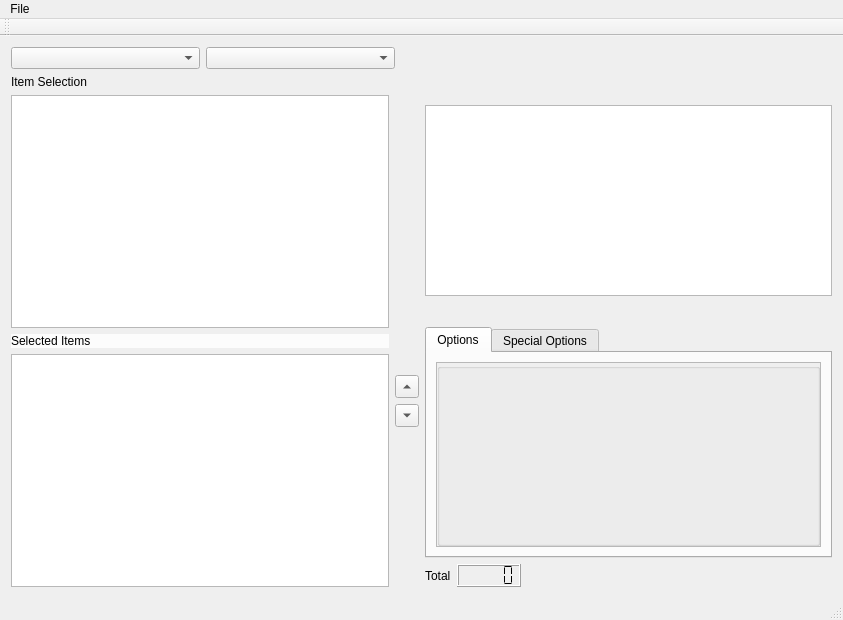
<?xml version="1.0" encoding="UTF-8"?>
<ui version="4.0">
 <class>MainWindowClass</class>
 <widget class="QMainWindow" name="MainWindowClass">
  <property name="geometry">
   <rect>
    <x>0</x>
    <y>0</y>
    <width>843</width>
    <height>620</height>
   </rect>
  </property>
  <property name="windowTitle">
   <string>WarPath</string>
  </property>
  <property name="styleSheet">
   <string notr="true"/>
  </property>
  <widget class="QWidget" name="centralWidget">
   <property name="styleSheet">
    <string notr="true"/>
   </property>
   <layout class="QVBoxLayout" name="verticalLayout_2">
    <item>
     <layout class="QVBoxLayout" name="verticalLayout">
      <item>
       <layout class="QHBoxLayout" name="horizontalLayout_23">
        <item>
         <widget class="QComboBox" name="listTypeSelectionComboBox">
          <property name="sizePolicy">
           <sizepolicy hsizetype="MinimumExpanding" vsizetype="Fixed">
            <horstretch>0</horstretch>
            <verstretch>0</verstretch>
           </sizepolicy>
          </property>
         </widget>
        </item>
        <item>
         <widget class="QComboBox" name="listSelectionComboBox">
          <property name="sizePolicy">
           <sizepolicy hsizetype="MinimumExpanding" vsizetype="Fixed">
            <horstretch>0</horstretch>
            <verstretch>0</verstretch>
           </sizepolicy>
          </property>
         </widget>
        </item>
        <item>
         <spacer name="horizontalSpacer_17">
          <property name="sizePolicy">
           <sizepolicy hsizetype="MinimumExpanding" vsizetype="Minimum">
            <horstretch>0</horstretch>
            <verstretch>0</verstretch>
           </sizepolicy>
          </property>
          <property name="orientation">
           <enum>Qt::Horizontal</enum>
          </property>
          <property name="sizeType">
           <enum>QSizePolicy::MinimumExpanding</enum>
          </property>
          <property name="sizeHint" stdset="0">
           <size>
            <width>248</width>
            <height>20</height>
           </size>
          </property>
         </spacer>
        </item>
        <item>
         <spacer name="horizontalSpacer_18">
          <property name="sizePolicy">
           <sizepolicy hsizetype="Minimum" vsizetype="Minimum">
            <horstretch>0</horstretch>
            <verstretch>0</verstretch>
           </sizepolicy>
          </property>
          <property name="orientation">
           <enum>Qt::Horizontal</enum>
          </property>
          <property name="sizeHint" stdset="0">
           <size>
            <width>40</width>
            <height>20</height>
           </size>
          </property>
         </spacer>
        </item>
       </layout>
      </item>
      <item>
       <layout class="QHBoxLayout" name="horizontalLayout_7">
        <item>
         <layout class="QHBoxLayout" name="horizontalLayout_8">
          <item>
           <layout class="QVBoxLayout" name="verticalLayout_20">
            <item>
             <widget class="QLabel" name="label_2">
              <property name="autoFillBackground">
               <bool>false</bool>
              </property>
              <property name="styleSheet">
               <string notr="true"/>
              </property>
              <property name="text">
               <string>Item Selection</string>
              </property>
             </widget>
            </item>
            <item>
             <widget class="QListView" name="fullList">
              <property name="styleSheet">
               <string notr="true"/>
              </property>
              <property name="resizeMode">
               <enum>QListView::Fixed</enum>
              </property>
             </widget>
            </item>
            <item>
             <widget class="QLabel" name="label_3">
              <property name="autoFillBackground">
               <bool>false</bool>
              </property>
              <property name="styleSheet">
               <string notr="true">background-color: rgba(255, 255, 255, 200);</string>
              </property>
              <property name="text">
               <string>Selected Items</string>
              </property>
             </widget>
            </item>
            <item>
             <widget class="QTableView" name="mainList">
              <property name="styleSheet">
               <string notr="true"/>
              </property>
             </widget>
            </item>
           </layout>
          </item>
          <item>
           <layout class="QVBoxLayout" name="verticalLayout_21">
            <item>
             <spacer name="verticalSpacer_17">
              <property name="orientation">
               <enum>Qt::Vertical</enum>
              </property>
              <property name="sizeHint" stdset="0">
               <size>
                <width>20</width>
                <height>40</height>
               </size>
              </property>
             </spacer>
            </item>
            <item>
             <spacer name="horizontalSpacer_13">
              <property name="orientation">
               <enum>Qt::Horizontal</enum>
              </property>
              <property name="sizeType">
               <enum>QSizePolicy::Minimum</enum>
              </property>
              <property name="sizeHint" stdset="0">
               <size>
                <width>13</width>
                <height>20</height>
               </size>
              </property>
             </spacer>
            </item>
            <item>
             <widget class="QToolButton" name="upButton">
              <property name="text">
               <string/>
              </property>
              <property name="arrowType">
               <enum>Qt::UpArrow</enum>
              </property>
             </widget>
            </item>
            <item>
             <widget class="QToolButton" name="downButton">
              <property name="text">
               <string/>
              </property>
              <property name="arrowType">
               <enum>Qt::DownArrow</enum>
              </property>
             </widget>
            </item>
            <item>
             <spacer name="verticalSpacer_18">
              <property name="orientation">
               <enum>Qt::Vertical</enum>
              </property>
              <property name="sizeType">
               <enum>QSizePolicy::Fixed</enum>
              </property>
              <property name="sizeHint" stdset="0">
               <size>
                <width>20</width>
                <height>160</height>
               </size>
              </property>
             </spacer>
            </item>
           </layout>
          </item>
         </layout>
        </item>
        <item>
         <layout class="QVBoxLayout" name="verticalLayout_22">
          <item>
           <spacer name="verticalSpacer_19">
            <property name="orientation">
             <enum>Qt::Vertical</enum>
            </property>
            <property name="sizeType">
             <enum>QSizePolicy::Fixed</enum>
            </property>
            <property name="sizeHint" stdset="0">
             <size>
              <width>20</width>
              <height>30</height>
             </size>
            </property>
           </spacer>
          </item>
          <item>
           <widget class="QTableView" name="optionsTable">
            <property name="styleSheet">
             <string notr="true"/>
            </property>
           </widget>
          </item>
          <item>
           <spacer name="verticalSpacer_20">
            <property name="orientation">
             <enum>Qt::Vertical</enum>
            </property>
            <property name="sizeType">
             <enum>QSizePolicy::Fixed</enum>
            </property>
            <property name="sizeHint" stdset="0">
             <size>
              <width>20</width>
              <height>25</height>
             </size>
            </property>
           </spacer>
          </item>
          <item>
           <widget class="QTabWidget" name="optionsTabWidget">
            <property name="autoFillBackground">
             <bool>false</bool>
            </property>
            <property name="styleSheet">
             <string notr="true"/>
            </property>
            <property name="currentIndex">
             <number>0</number>
            </property>
            <widget class="QWidget" name="tab_13">
             <property name="autoFillBackground">
              <bool>false</bool>
             </property>
             <property name="styleSheet">
              <string notr="true"/>
             </property>
             <attribute name="title">
              <string>Options</string>
             </attribute>
             <layout class="QVBoxLayout" name="verticalLayout_23">
              <property name="spacing">
               <number>6</number>
              </property>
              <property name="margin">
               <number>9</number>
              </property>
              <item>
               <widget class="QScrollArea" name="optionsScrollArea">
                <property name="autoFillBackground">
                 <bool>false</bool>
                </property>
                <property name="styleSheet">
                 <string notr="true"/>
                </property>
                <property name="frameShape">
                 <enum>QFrame::StyledPanel</enum>
                </property>
                <property name="lineWidth">
                 <number>0</number>
                </property>
                <property name="widgetResizable">
                 <bool>true</bool>
                </property>
                <widget class="QWidget" name="scrollAreaWidgetContents_5">
                 <property name="geometry">
                  <rect>
                   <x>0</x>
                   <y>0</y>
                   <width>379</width>
                   <height>178</height>
                  </rect>
                 </property>
                 <property name="autoFillBackground">
                  <bool>true</bool>
                 </property>
                 <property name="styleSheet">
                  <string notr="true"/>
                 </property>
                 <layout class="QVBoxLayout" name="verticalLayout_24">
                  <property name="spacing">
                   <number>0</number>
                  </property>
                  <property name="margin">
                   <number>0</number>
                  </property>
                  <item>
                   <widget class="QGroupBox" name="optionsGroup">
                    <property name="autoFillBackground">
                     <bool>false</bool>
                    </property>
                    <property name="styleSheet">
                     <string notr="true"/>
                    </property>
                    <property name="title">
                     <string/>
                    </property>
                    <property name="flat">
                     <bool>false</bool>
                    </property>
                    <property name="checkable">
                     <bool>false</bool>
                    </property>
                    <layout class="QVBoxLayout" name="verticalLayout_25">
                     <item>
                      <spacer name="verticalSpacer_21">
                       <property name="orientation">
                        <enum>Qt::Vertical</enum>
                       </property>
                       <property name="sizeType">
                        <enum>QSizePolicy::Fixed</enum>
                       </property>
                       <property name="sizeHint" stdset="0">
                        <size>
                         <width>20</width>
                         <height>90</height>
                        </size>
                       </property>
                      </spacer>
                     </item>
                     <item>
                      <spacer name="verticalSpacer_22">
                       <property name="orientation">
                        <enum>Qt::Vertical</enum>
                       </property>
                       <property name="sizeHint" stdset="0">
                        <size>
                         <width>20</width>
                         <height>40</height>
                        </size>
                       </property>
                      </spacer>
                     </item>
                     <item>
                      <spacer name="horizontalSpacer_14">
                       <property name="orientation">
                        <enum>Qt::Horizontal</enum>
                       </property>
                       <property name="sizeHint" stdset="0">
                        <size>
                         <width>338</width>
                         <height>20</height>
                        </size>
                       </property>
                      </spacer>
                     </item>
                    </layout>
                   </widget>
                  </item>
                 </layout>
                </widget>
               </widget>
              </item>
             </layout>
            </widget>
            <widget class="QWidget" name="tab_14">
             <property name="styleSheet">
              <string notr="true"/>
             </property>
             <attribute name="title">
              <string>Special Options</string>
             </attribute>
             <layout class="QVBoxLayout" name="verticalLayout_26">
              <property name="spacing">
               <number>6</number>
              </property>
              <property name="bottomMargin">
               <number>9</number>
              </property>
              <item>
               <widget class="QScrollArea" name="specialOptionsScrollArea">
                <property name="styleSheet">
                 <string notr="true">background-color: rgba(255, 255, 255, 0);</string>
                </property>
                <property name="lineWidth">
                 <number>0</number>
                </property>
                <property name="widgetResizable">
                 <bool>true</bool>
                </property>
                <widget class="QWidget" name="scrollAreaWidgetContents_6">
                 <property name="geometry">
                  <rect>
                   <x>0</x>
                   <y>0</y>
                   <width>98</width>
                   <height>142</height>
                  </rect>
                 </property>
                 <property name="styleSheet">
                  <string notr="true">background-color: rgba(255, 255, 255, 0);</string>
                 </property>
                 <layout class="QVBoxLayout" name="verticalLayout_27">
                  <property name="spacing">
                   <number>0</number>
                  </property>
                  <property name="margin">
                   <number>0</number>
                  </property>
                  <item>
                   <widget class="QGroupBox" name="specialOptionsGroup">
                    <property name="sizePolicy">
                     <sizepolicy hsizetype="Preferred" vsizetype="Preferred">
                      <horstretch>0</horstretch>
                      <verstretch>0</verstretch>
                     </sizepolicy>
                    </property>
                    <property name="styleSheet">
                     <string notr="true">background-color: rgba(255, 255, 255, 0);</string>
                    </property>
                    <property name="title">
                     <string/>
                    </property>
                    <property name="alignment">
                     <set>Qt::AlignLeading|Qt::AlignLeft|Qt::AlignVCenter</set>
                    </property>
                    <property name="flat">
                     <bool>false</bool>
                    </property>
                    <layout class="QVBoxLayout" name="verticalLayout_28">
                     <property name="spacing">
                      <number>6</number>
                     </property>
                     <property name="margin">
                      <number>9</number>
                     </property>
                     <item>
                      <spacer name="verticalSpacer_23">
                       <property name="orientation">
                        <enum>Qt::Vertical</enum>
                       </property>
                       <property name="sizeType">
                        <enum>QSizePolicy::Fixed</enum>
                       </property>
                       <property name="sizeHint" stdset="0">
                        <size>
                         <width>20</width>
                         <height>90</height>
                        </size>
                       </property>
                      </spacer>
                     </item>
                     <item>
                      <spacer name="verticalSpacer_24">
                       <property name="orientation">
                        <enum>Qt::Vertical</enum>
                       </property>
                       <property name="sizeHint" stdset="0">
                        <size>
                         <width>20</width>
                         <height>40</height>
                        </size>
                       </property>
                      </spacer>
                     </item>
                     <item>
                      <spacer name="horizontalSpacer_15">
                       <property name="orientation">
                        <enum>Qt::Horizontal</enum>
                       </property>
                       <property name="sizeType">
                        <enum>QSizePolicy::Expanding</enum>
                       </property>
                       <property name="sizeHint" stdset="0">
                        <size>
                         <width>338</width>
                         <height>20</height>
                        </size>
                       </property>
                      </spacer>
                     </item>
                    </layout>
                   </widget>
                  </item>
                 </layout>
                </widget>
               </widget>
              </item>
             </layout>
            </widget>
           </widget>
          </item>
          <item>
           <layout class="QHBoxLayout" name="horizontalLayout_9">
            <item>
             <widget class="QLabel" name="label">
              <property name="text">
               <string>Total</string>
              </property>
             </widget>
            </item>
            <item>
             <widget class="QLCDNumber" name="lcdTotal">
              <property name="segmentStyle">
               <enum>QLCDNumber::Flat</enum>
              </property>
             </widget>
            </item>
            <item>
             <spacer name="horizontalSpacer_16">
              <property name="orientation">
               <enum>Qt::Horizontal</enum>
              </property>
              <property name="sizeHint" stdset="0">
               <size>
                <width>40</width>
                <height>20</height>
               </size>
              </property>
             </spacer>
            </item>
           </layout>
          </item>
         </layout>
        </item>
       </layout>
      </item>
     </layout>
    </item>
   </layout>
  </widget>
  <widget class="QStatusBar" name="statusBar"/>
  <widget class="QMenuBar" name="menuBar">
   <property name="geometry">
    <rect>
     <x>0</x>
     <y>0</y>
     <width>843</width>
     <height>21</height>
    </rect>
   </property>
   <widget class="QMenu" name="menuWarPath">
    <property name="title">
     <string>File</string>
    </property>
    <addaction name="actionLoad"/>
    <addaction name="actionSave"/>
    <addaction name="actionSaveToPdf"/>
    <addaction name="actionPrint"/>
   </widget>
   <addaction name="menuWarPath"/>
  </widget>
  <widget class="QToolBar" name="mainToolBar">
   <attribute name="toolBarArea">
    <enum>TopToolBarArea</enum>
   </attribute>
   <attribute name="toolBarBreak">
    <bool>false</bool>
   </attribute>
  </widget>
  <action name="actionSave">
   <property name="text">
    <string>Save</string>
   </property>
  </action>
  <action name="actionSaveToPdf">
   <property name="text">
    <string>Save to pdf</string>
   </property>
  </action>
  <action name="actionPrint_2">
   <property name="text">
    <string>Print</string>
   </property>
  </action>
  <action name="actionPrint">
   <property name="text">
    <string>Print</string>
   </property>
  </action>
  <action name="actionLoad">
   <property name="text">
    <string>Load</string>
   </property>
  </action>
 </widget>
 <layoutdefault spacing="6" margin="11"/>
 <resources/>
 <connections/>
</ui>
